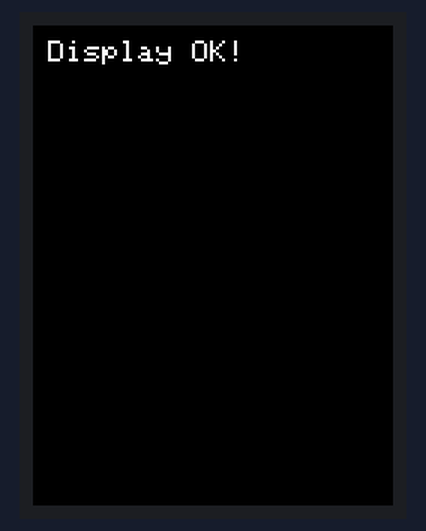
Recording of a sketch running on a simulated ESP32. Shown: 240×320 colour display. What the sketch prints to the serial monitor is not drawn.

Above: at 0.3 s.
At 1.4 s:
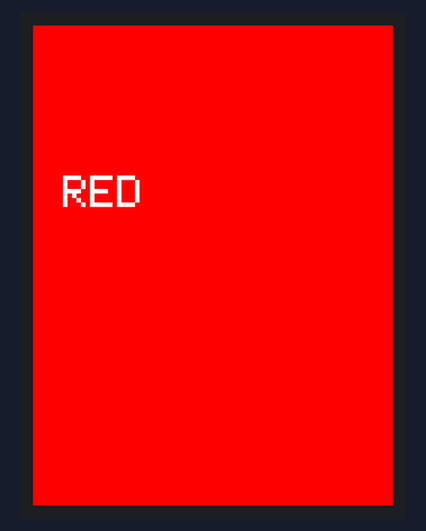
At 2.4 s:
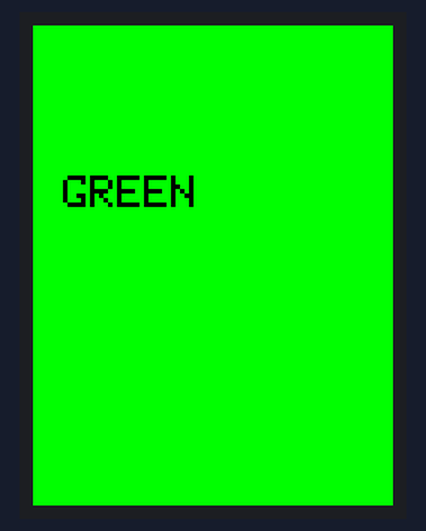
At 3.5 s:
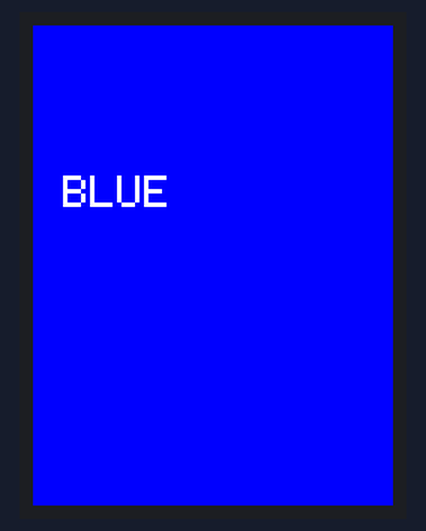

Measured:
- by itself, everything shown: repeats every 3.2 s, in 3 steps
- what the display in image 1 shows lasts 1.1 s, from 1.3 s to 2.4 s

The sketch:

TFT_ColorTest.ino
```cpp
/*
  ESP32 TFT_eSPI RGB Color Test
  功能：輪流顯示 紅 -> 綠 -> 藍 -> 黑，測試螢幕顯示功能

  !!注意!!
  在運行此測試檔時請先將user_setup 腳位設定好
*/

#include <TFT_eSPI.h>
#include <SPI.h>

TFT_eSPI tft = TFT_eSPI();

void setup() {
  Serial.begin(115200);
  Serial.println("Starting RGB Test...");

  //  初始化螢幕
  tft.init();

  // 注意要是沒有翻轉螢幕顏色會紅藍色會對調
  tft.invertDisplay(1);

  //  先全黑清屏
  tft.fillScreen(TFT_BLACK);

  // 顯示測試文字
  tft.setTextColor(TFT_WHITE, TFT_BLACK);
  tft.setTextSize(2);
  tft.setCursor(10, 10);
  tft.println("Display OK!");
  delay(1000);
}

void loop() {
  //  紅色測試
  Serial.println("Color: RED");
  tft.fillScreen(TFT_RED);
  tft.setTextColor(TFT_WHITE);
  tft.setCursor(20, 100);
  tft.setTextSize(3);
  tft.print("RED");
  delay(1000);

  // 綠色測試
  Serial.println("Color: GREEN");
  tft.fillScreen(TFT_GREEN);
  tft.setTextColor(TFT_BLACK);
  tft.setCursor(20, 100);
  tft.print("GREEN");
  delay(1000);

  //  藍色測試
  Serial.println("Color: BLUE");
  tft.fillScreen(TFT_BLUE);
  tft.setTextColor(TFT_WHITE);
  tft.setCursor(20, 100);
  tft.print("BLUE");
  delay(1000);
}
```
